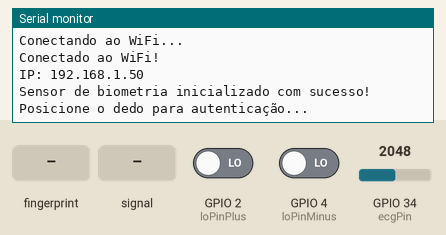
Simulated run of this sketch. Board: ESP32. Shown: the last lines printed to the serial monitor. Inputs (shaded band) come from the test bench; at power-on: GPIO 34 (ecgPin) = 2048, GPIO 2 (loPinPlus) LOW, GPIO 4 (loPinMinus) LOW. WiFi joins after 1.5 s; servers stay silent unless stated; uploads are accepted with an empty reply.

Above: at 5.2 s.
5.3 s: finger stored as number 1 placed on the sensor
At 5.8 s:
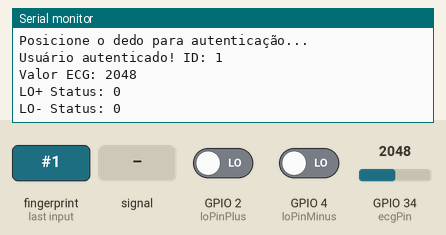
7.1 s: GPIO 34 (ecgPin) fed a 200 Hz sine of ±327 counts around its level
8.6 s: GPIO 34 (ecgPin) set to 2866
At 8.81 s:
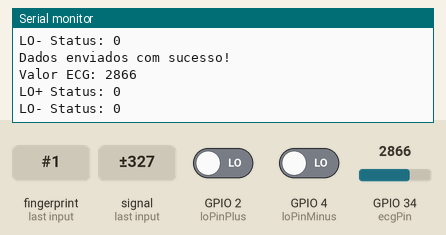
10.1 s: GPIO 2 (loPinPlus) driven HIGH
11.6 s: GPIO 4 (loPinMinus) driven HIGH
At 11.82 s:
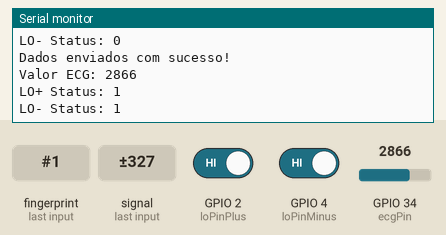
13.1 s: GPIO 34 (ecgPin) fed a 1000 Hz sine of ±1023 counts around its level
Timing chart, 0 to 16.1 s (numbered marks = the images above; inputs shaded):
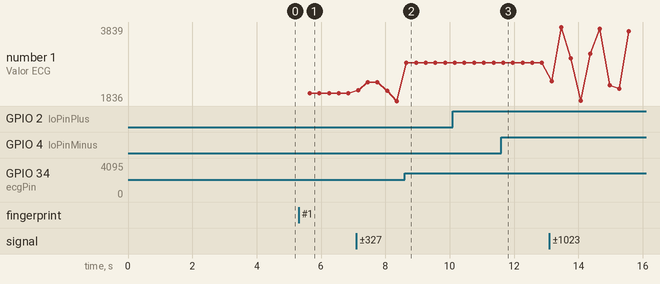

The sketch:

codigo_completo.ino
```cpp
#include <WiFi.h>
#include <HTTPClient.h>
#include <Adafruit_Fingerprint.h>
#include <HardwareSerial.h>

// Configurações de WiFi e servidor
const char* ssid = "Starlink_CIT";           // Substitua pelo seu SSID
const char* password = "Ufrr@2024Cit";         // Substitua pela sua senha Wi-Fi
String servidorURL = "http://192.168.1.231:5000/dados";  // URL do servidor

// Configurações do sensor ECG
int ecgPin = 34;      // Pino de leitura do ECG
int loPinPlus = 2;    // Pino para LO+
int loPinMinus = 4;   // Pino para LO-

// Configurações do sensor biométrico
HardwareSerial mySerial(1);  // Usando UART1 no ESP32 (GPIO16 e GPIO17)
Adafruit_Fingerprint finger = Adafruit_Fingerprint(&mySerial);

void setup() {
  Serial.begin(115200);
  delay(1000);

  // Inicializa o WiFi
  WiFi.begin(ssid, password);
  Serial.println("Conectando ao WiFi...");
  while (WiFi.status() != WL_CONNECTED) {
    delay(1000);
  }
  Serial.println("Conectado ao WiFi!");
  Serial.print("IP: ");
  Serial.println(WiFi.localIP());

  // Configura os pinos do ECG
  pinMode(loPinPlus, INPUT);
  pinMode(loPinMinus, INPUT);

  // Inicializa o sensor de digital
  mySerial.begin(57600, SERIAL_8N1, 16, 17);
  finger.begin(57600);
  if (!finger.verifyPassword()) {
    Serial.println("Erro: Sensor de biometria não encontrado!");
    while (1) { delay(100); }
  }
  Serial.println("Sensor de biometria inicializado com sucesso!");
}

void loop() {
  Serial.println("Posicione o dedo para autenticação...");
  int id = verificarDigital();

  if (id > 0) {
    Serial.print("Usuário autenticado! ID: ");
    Serial.println(id);

    // Após a autenticação, libera a leitura do ECG por 10 segundos
    unsigned long inicioECG = millis();
    while (millis() - inicioECG < 10000) {
      lerECG();
      delay(100);  // Delay entre as leituras
    }
    Serial.println("Sessão de leitura do ECG finalizada.");
  } else {
    Serial.println("Falha na autenticação ou dedo não reconhecido.");
    delay(2000);
  }
}

int verificarDigital() {
  int p = 0;

  // Aguarda até que o dedo seja detectado
  while ((p = finger.getImage()) != FINGERPRINT_OK) {
    if (p == FINGERPRINT_NOFINGER) {
      // Nenhum dedo detectado; continua esperando
    } else if (p == FINGERPRINT_PACKETRECIEVEERR) {
      Serial.println("Erro na comunicação com o sensor.");
      return -1;
    } else {
      Serial.print("Erro desconhecido: ");
      Serial.println(p);
      return -1;
    }
    delay(100);
  }

  // Converte a imagem para características (armazena no slot 1)
  p = finger.image2Tz(1);
  if (p != FINGERPRINT_OK) {
    Serial.print("Erro ao converter a imagem: ");
    Serial.println(p);
    return -1;
  }

  // Procura correspondência no banco de dados do sensor
  p = finger.fingerFastSearch();
  if (p == FINGERPRINT_OK) {
    return finger.fingerID;  // Retorna o ID do usuário autenticado
  } else {
    Serial.print("Nenhuma correspondência encontrada (código ");
    Serial.print(p);
    Serial.println(").");
    return -1;
  }
}

void lerECG() {
  int valorECG = analogRead(ecgPin);
  Serial.println("Valor ECG: " + String(valorECG));

  // Leitura dos pinos LO+ e LO-
  int loStatusPlus = digitalRead(loPinPlus);
  int loStatusMinus = digitalRead(loPinMinus);
  Serial.println("LO+ Status: " + String(loStatusPlus));
  Serial.println("LO- Status: " + String(loStatusMinus));

  // Cria o payload JSON com o valor do ECG
  String jsonPayload = "{\"ecg\": " + String(valorECG) + "}";

  // Envia os dados para o servidor se estiver conectado ao WiFi
  if (WiFi.status() == WL_CONNECTED) {
    HTTPClient http;
    http.begin(servidorURL);
    http.addHeader("Content-Type", "application/json");
    int httpResponseCode = http.POST(jsonPayload);

    if (httpResponseCode > 0) {
      Serial.println("Dados enviados com sucesso!");
    } else {
      Serial.println("Erro ao enviar dados: " + String(httpResponseCode));
    }
    http.end();
  } else {
    Serial.println("WiFi desconectado, não foi possível enviar os dados.");
  }
}
```

Measured:
- after the input at 5.3 s, the serial monitor: prints a new line after 0.35 s (image 1)
- after the input at 8.6 s, the serial monitor: prints a new line after 0.05 s (image 2)
- after the input at 11.6 s, the serial monitor: prints a new line after 0.06 s (image 3)
- plotted number 1: 2048 → 1836 after the input at 7.1 s, 1836 → 2866 after the input at 8.6 s, 2866 → 3730 after the input at 13.1 s
